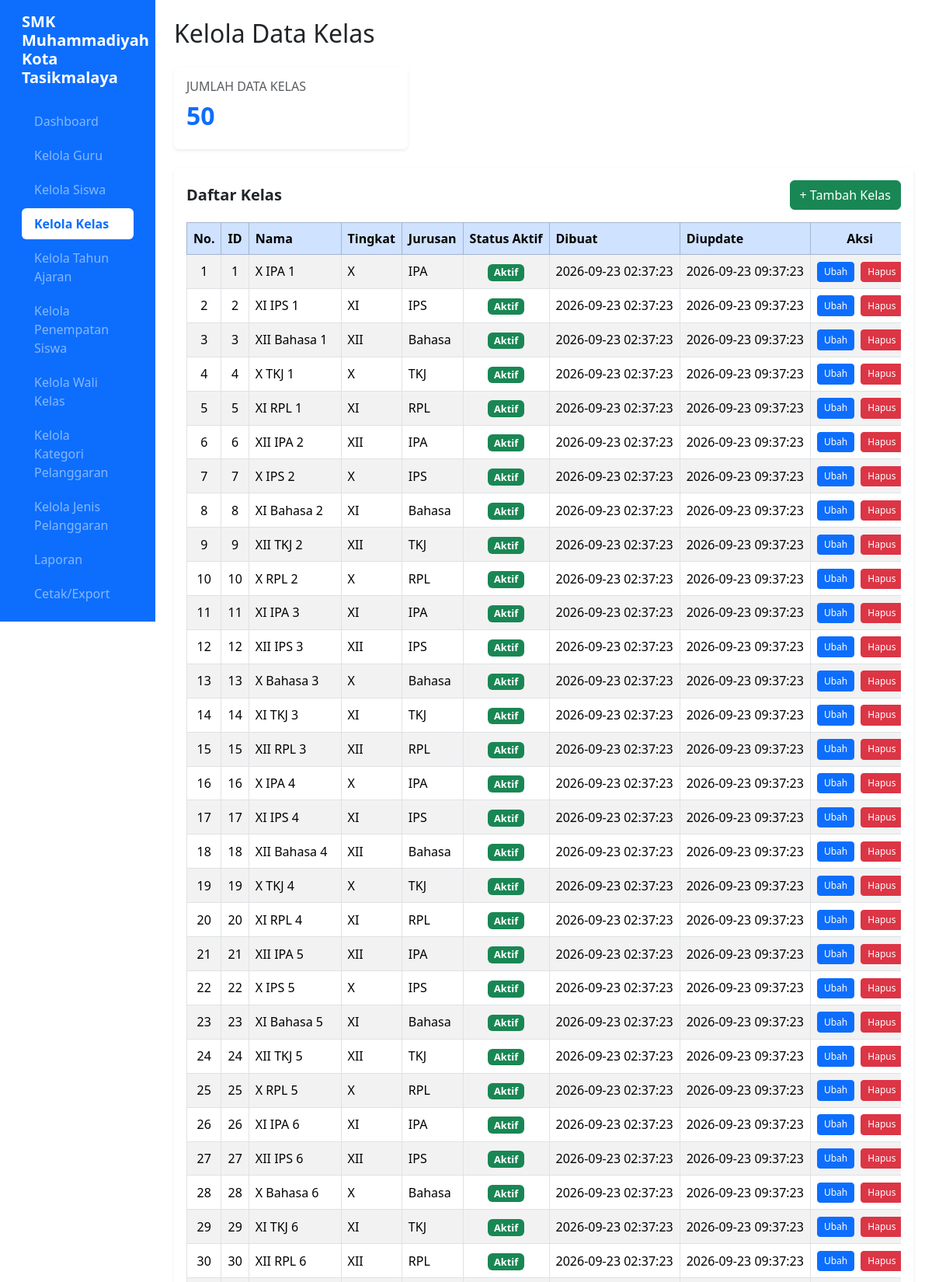
The app's page /kelas.php (signed in, upper part) with its own data.
### tables this page shows
CREATE TABLE `t_kelas` (
  `id` int(11) NOT NULL,
  `nama` varchar(100) DEFAULT NULL,
  `tingkat` varchar(20) NOT NULL,
  `jurusan` varchar(100) NOT NULL,
  `status_aktif` tinyint(1) NOT NULL,
  `created_at` timestamp NOT NULL DEFAULT current_timestamp(),
  `updated_at` datetime DEFAULT NULL,
  `update_at` timestamp NOT NULL DEFAULT current_timestamp()
);

### kelas.php (the view, shortened to what this page needs)
<?php
require_once "config.php";
function e($value) {
    return htmlspecialchars(
        (string)($value ?? '-'),
        ENT_QUOTES,
        'UTF-8'
    );
}
$query = mysqli_query($conn, "SELECT COUNT(*) AS total FROM t_kelas");
$data = mysqli_fetch_assoc($query);
$total = (int)$data['total'];
$result = mysqli_query($conn, "SELECT * FROM t_kelas ORDER BY id ASC");
?>
<!DOCTYPE html>
<html lang="id">
<head>
    <link href="https://cdn.jsdelivr.net/npm/bootstrap@5.3.8/dist/css/bootstrap.min.css" rel="stylesheet">
    <link href="https://cdn.datatables.net/2.3.4/css/dataTables.bootstrap5.min.css" rel="stylesheet">
</head>
<body>
<div class="container-fluid">
    <div class="row">
        <?php include "menu.php"; ?>
        <main class="col-md-9 col-lg-10 p-4">
            <h2 class="mb-4">Kelola Data Kelas</h2>
            <div class="row mb-4">
                <div class="col-md-5 col-lg-4">
                    <div class="card shadow-sm border-0">
                        <div class="card-body">
                            <h5 class="card-title text-muted fs-6">JUMLAH DATA KELAS</h5>
                            <h2 class="text-primary fw-bold"><?= $total ?></h2>
                        </div>
                    </div>
                </div>
            </div>
            <div class="card shadow-sm border-0">
                <div class="card-body">
                    <div class="d-flex justify-content-between align-items-center flex-wrap gap-2 mb-3">
                        <h5 class="mb-0 fw-semibold">Daftar Kelas</h5>
                        <a href="tambah_kelas.php" class="btn btn-success">
                            + Tambah Kelas
                        </a>
                    </div>
                    <div class="table-responsive">
                        <table id="tabelKelas" class="table table-bordered table-striped table-hover align-middle w-100">
                            <thead class="table-primary text-white">
                                <tr>
                                    <th class="text-center" width="5%">No.</th>
                                    <th class="text-center" width="5%">ID</th>
                                    <th width="15%">Nama</th>
                                    <th width="12%">Tingkat</th>
                                    <th width="15%">Jurusan</th>
                                    <th class="text-center" width="10%">Status Aktif</th>
                                    <th width="12%">Dibuat</th>
                                    <th width="12%">Diupdate</th>
                                    <th class="text-center" width="14%">Aksi</th>
                                </tr>
                            </thead>
                            <tbody>
                                <?php
                                $no = 1;
                                while ($row = mysqli_fetch_assoc($result)):
                                    $updated = $row['updated_at'] ?? '';
                                    $status = $row['status_aktif'] ?? '';
                                    if ((string)$status === '1') {
                                        $status_badge = '<span class="badge bg-success">Aktif</span>';
                                    } elseif (in_array(strtolower((string)$status), ['0', 'tidak aktif', 'nonaktif'], true)) {
                                        $status_badge = '<span class="badge bg-secondary">Tidak Aktif</span>';
                                    } else {
                                        $status_badge = e($status);
                                    }
                                ?>
                                    <tr>
                                        <td class="text-center"><?= $no++ ?></td>
                                        <td class="text-center"><?= e($row['id']) ?></td>
                                        <td><?= e($row['nama']) ?></td>
                                        <td><?= e($row['tingkat']) ?></td>
                                        <td><?= e($row['jurusan']) ?></td>
                                        <td class="text-center"><?= $status_badge ?></td>
                                        <td><?= e($row['created_at']) ?></td>
                                        <td><?= e($updated) ?></td>
                                        <td class="text-center text-nowrap">
                                            <a href="edit_kelas.php?id=<?= urlencode((string)$row['id']) ?>"
                                               class="btn btn-sm btn-primary me-1"
                                               title="Ubah">
                                                Ubah
                                            </a>
                                            <a href="hapus_kelas.php?id=<?= urlencode((string)$row['id']) ?>"
                                               class="btn btn-sm btn-danger"
                                               title="Hapus"
                                               onclick="return confirm('Yakin ingin menghapus data kelas ini?')">
                                                Hapus
                                            </a>
                                        </td>
                                    </tr>
                                <?php endwhile; ?>
                            </tbody>
                        </table>
                    </div>
                </div>
            </div>
        </main>
    </div>
</div>
</body>
</html>

### kelas.php (style rules this page uses)
.table th, .table td { vertical-align: middle; white-space: nowrap; }
.table-responsive { overflow-x: auto; -webkit-overflow-scrolling: touch; }
.btn-sm { padding: 0.2rem 0.5rem; font-size: 0.75rem; }
#tabelKelas td:last-child { width: 130px; }
.badge { font-size: 0.8rem; }

### records on screen
t_kelas: id "1", nama "X IPA 1", tingkat "X", jurusan "IPA", status_aktif "Aktif", created_at "2026-09-23 02:37:23", updated_at "2026-09-23 09:37:23"
t_kelas: id "2", nama "XI IPS 1", tingkat "XI", jurusan "IPS", status_aktif "Aktif", created_at "2026-09-23 02:37:23", updated_at "2026-09-23 09:37:23"
t_kelas: id "3", nama "XII Bahasa 1", tingkat "XII", jurusan "Bahasa", status_aktif "Aktif", created_at "2026-09-23 02:37:23", updated_at "2026-09-23 09:37:23"
t_kelas: id "4", nama "X TKJ 1", tingkat "X", jurusan "TKJ", status_aktif "Aktif", created_at "2026-09-23 02:37:23", updated_at "2026-09-23 09:37:23"
t_kelas: id "5", nama "XI RPL 1", tingkat "XI", jurusan "RPL", status_aktif "Aktif", created_at "2026-09-23 02:37:23", updated_at "2026-09-23 09:37:23"
t_kelas: id "6", nama "XII IPA 2", tingkat "XII", jurusan "IPA", status_aktif "Aktif", created_at "2026-09-23 02:37:23", updated_at "2026-09-23 09:37:23"
t_kelas: id "7", nama "X IPS 2", tingkat "X", jurusan "IPS", status_aktif "Aktif", created_at "2026-09-23 02:37:23", updated_at "2026-09-23 09:37:23"
t_kelas: id "8", nama "XI Bahasa 2", tingkat "XI", jurusan "Bahasa", status_aktif "Aktif", created_at "2026-09-23 02:37:23", updated_at "2026-09-23 09:37:23"
t_kelas: id "9", nama "XII TKJ 2", tingkat "XII", jurusan "TKJ", status_aktif "Aktif", created_at "2026-09-23 02:37:23", updated_at "2026-09-23 09:37:23"
t_kelas: id "10", nama "X RPL 2", tingkat "X", jurusan "RPL", status_aktif "Aktif", created_at "2026-09-23 02:37:23", updated_at "2026-09-23 09:37:23"
t_kelas: id "11", nama "XI IPA 3", tingkat "XI", jurusan "IPA", status_aktif "Aktif", created_at "2026-09-23 02:37:23", updated_at "2026-09-23 09:37:23"
t_kelas: id "12", nama "XII IPS 3", tingkat "XII", jurusan "IPS", status_aktif "Aktif", created_at "2026-09-23 02:37:23", updated_at "2026-09-23 09:37:23"
t_kelas: id "13", nama "X Bahasa 3", tingkat "X", jurusan "Bahasa", status_aktif "Aktif", created_at "2026-09-23 02:37:23", updated_at "2026-09-23 09:37:23"
t_kelas: id "14", nama "XI TKJ 3", tingkat "XI", jurusan "TKJ", status_aktif "Aktif", created_at "2026-09-23 02:37:23", updated_at "2026-09-23 09:37:23"
t_kelas: id "15", nama "XII RPL 3", tingkat "XII", jurusan "RPL", status_aktif "Aktif", created_at "2026-09-23 02:37:23", updated_at "2026-09-23 09:37:23"
t_kelas: id "16", nama "X IPA 4", tingkat "X", jurusan "IPA", status_aktif "Aktif", created_at "2026-09-23 02:37:23", updated_at "2026-09-23 09:37:23"
t_kelas: id "17", nama "XI IPS 4", tingkat "XI", jurusan "IPS", status_aktif "Aktif", created_at "2026-09-23 02:37:23", updated_at "2026-09-23 09:37:23"
t_kelas: id "18", nama "XII Bahasa 4", tingkat "XII", jurusan "Bahasa", status_aktif "Aktif", created_at "2026-09-23 02:37:23", updated_at "2026-09-23 09:37:23"
t_kelas: id "19", nama "X TKJ 4", tingkat "X", jurusan "TKJ", status_aktif "Aktif", created_at "2026-09-23 02:37:23", updated_at "2026-09-23 09:37:23"
t_kelas: id "20", nama "XI RPL 4", tingkat "XI", jurusan "RPL", status_aktif "Aktif", created_at "2026-09-23 02:37:23", updated_at "2026-09-23 09:37:23"
t_kelas: id "21", nama "XII IPA 5", tingkat "XII", jurusan "IPA", status_aktif "Aktif", created_at "2026-09-23 02:37:23", updated_at "2026-09-23 09:37:23"
t_kelas: id "22", nama "X IPS 5", tingkat "X", jurusan "IPS", status_aktif "Aktif", created_at "2026-09-23 02:37:23", updated_at "2026-09-23 09:37:23"
t_kelas: id "23", nama "XI Bahasa 5", tingkat "XI", jurusan "Bahasa", status_aktif "Aktif", created_at "2026-09-23 02:37:23", updated_at "2026-09-23 09:37:23"
t_kelas: id "24", nama "XII TKJ 5", tingkat "XII", jurusan "TKJ", status_aktif "Aktif", created_at "2026-09-23 02:37:23", updated_at "2026-09-23 09:37:23"
t_kelas: id "25", nama "X RPL 5", tingkat "X", jurusan "RPL", status_aktif "Aktif", created_at "2026-09-23 02:37:23", updated_at "2026-09-23 09:37:23"
t_kelas: id "26", nama "XI IPA 6", tingkat "XI", jurusan "IPA", status_aktif "Aktif", created_at "2026-09-23 02:37:23", updated_at "2026-09-23 09:37:23"
t_kelas: id "27", nama "XII IPS 6", tingkat "XII", jurusan "IPS", status_aktif "Aktif", created_at "2026-09-23 02:37:23", updated_at "2026-09-23 09:37:23"
t_kelas: id "28", nama "X Bahasa 6", tingkat "X", jurusan "Bahasa", status_aktif "Aktif", created_at "2026-09-23 02:37:23", updated_at "2026-09-23 09:37:23"
t_kelas: id "29", nama "XI TKJ 6", tingkat "XI", jurusan "TKJ", status_aktif "Aktif", created_at "2026-09-23 02:37:23", updated_at "2026-09-23 09:37:23"
t_kelas: id "30", nama "XII RPL 6", tingkat "XII", jurusan "RPL", status_aktif "Aktif", created_at "2026-09-23 02:37:23", updated_at "2026-09-23 09:37:23"

### other values on screen
$total "50"
